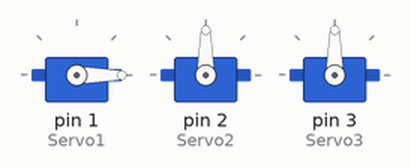
Recording of a sketch running on a simulated Arduino Uno, built with avr-gcc and run on an emulated ATmega328P. Parts: 3 × servo.

Above: at 0.05 s.
At 1.5 s:
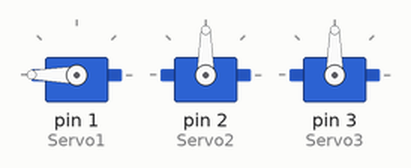
At 3.0 s:
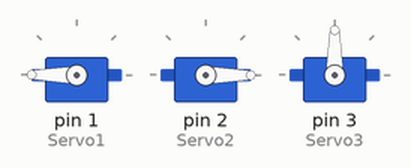
At 3.75 s:
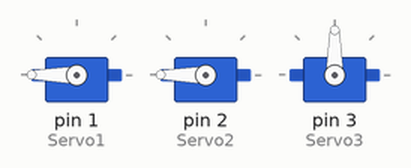
At 4.5 s:
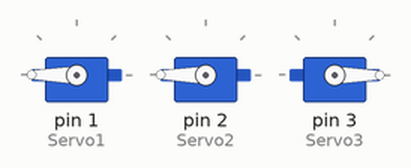
At 6.0 s:
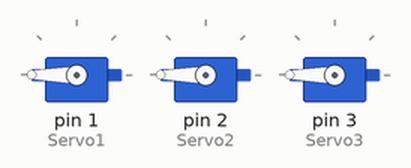
Timing chart, 0 to 7.8 s (numbered marks = the images above):
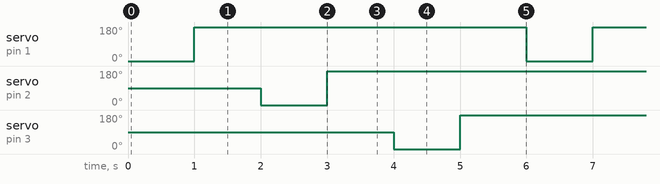

Measured:
- by itself, servo on pin 1 (Servo1), servo on pin 2 (Servo2), servo on pin 3 (Servo3): alternates 180° for 5.0 s and 0° for 1.0 s

The sketch:

servo_3_motors.ino.ino
```cpp
#include <Servo.h>
int servoPin = 3;

Servo Servo1, Servo2, Servo3;
void setup() {
  Servo1.attach(1);
  Servo2.attach(2);
  Servo3.attach(3);
}

void loop() {
  Servo1.write(0);
  delay(1000);
  Servo1.write(180);
  delay(1000);
  Servo2.write(0);
  delay(1000);
  Servo2.write(180);
  delay(1000);
  Servo3.write(0);
  delay(1000);
  Servo3.write(180);
  delay(1000);
}
```
